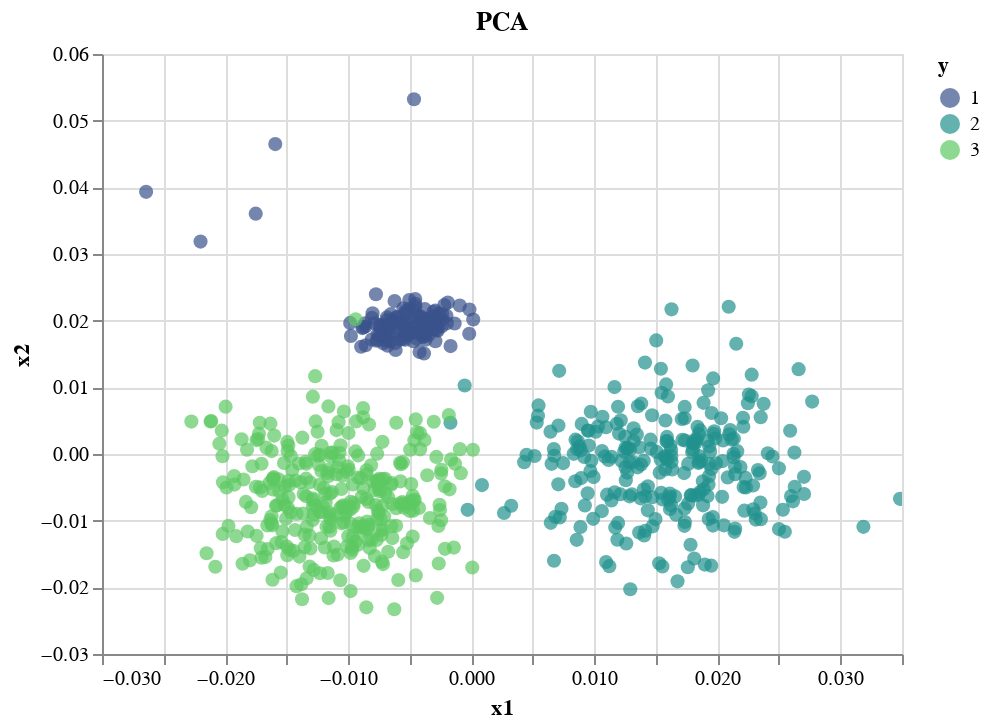

The code cell stored with this chart in its notebook:
### Markdown cell above
**PCA**

### Code cell
pca = skd.PCA(2)
Xu_pca = pca.fit_transform(Xu_train)

dpca = pd.concat([pd.DataFrame(Xu_pca, columns=["x1", "x2"]), y_train], axis=1)

alt.Chart(dpca).mark_circle().encode(
    x='x1',
    y='x2',
    color=alt.Color('y:O',
                    scale=alt.Scale(scheme='viridis')),
    size=alt.value(50),
    tooltip=['x1','x2','y:O']
).properties(title = "PCA").interactive()

### Figure 1 — Vega-Lite specification as saved in the notebook (floating-point values rounded to 4 significant figures; data arrays with more than 128 entries replaced by an {"elided": "..."} marker saying what was removed)
{"config": {"view": {"continuousWidth": 400, "continuousHeight": 300}}, "data": {"name": "data-e58018ab6c5abf9047192096134787ad"}, "mark": "circle", "encoding": {"color": {"type": "ordinal", "field": "y", "scale": {"scheme": "viridis"}}, "size": {"value": 50}, "tooltip": [{"type": "quantitative", "field": "x1"}, {"type": "quantitative", "field": "x2"}, {"type": "ordinal", "field": "y"}], "x": {"type": "quantitative", "field": "x1"}, "y": {"type": "quantitative", "field": "x2"}}, "selection": {"selector004": {"type": "interval", "bind": "scales", "encodings": ["x", "y"]}}, "title": "PCA", "$schema": "https://vega.github.io/schema/vega-lite/v4.8.1.json", "datasets": {"data-e58018ab6c5abf9047192096134787ad": {"elided": "694 records"}}}
